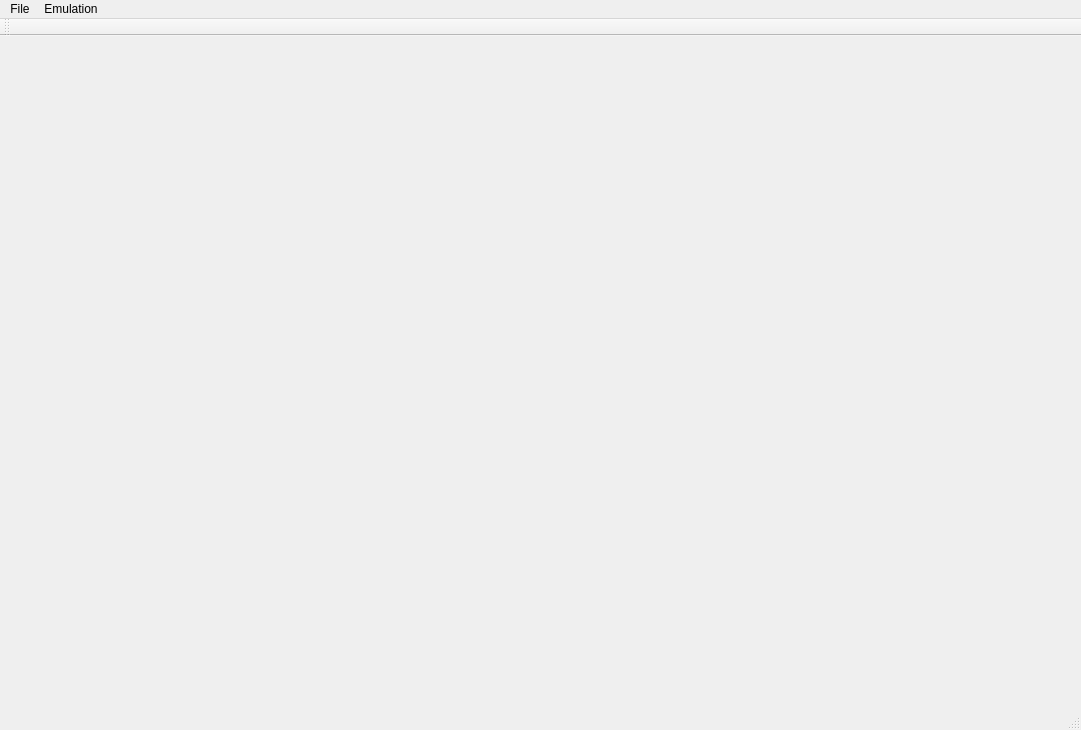
<?xml version="1.0" encoding="UTF-8"?>
<ui version="4.0">
 <class>MainWindow</class>
 <widget class="QMainWindow" name="MainWindow">
  <property name="geometry">
   <rect>
    <x>0</x>
    <y>0</y>
    <width>1081</width>
    <height>730</height>
   </rect>
  </property>
  <property name="windowTitle">
   <string>Citra_new</string>
  </property>
  <property name="dockNestingEnabled">
   <bool>true</bool>
  </property>
  <widget class="QWidget" name="centralWidget">
   <widget class="QWidget" name="horizontalLayoutWidget">
    <property name="geometry">
     <rect>
      <x>19</x>
      <y>10</y>
      <width>771</width>
      <height>441</height>
     </rect>
    </property>
    <layout class="QHBoxLayout" name="horizontalLayout"/>
   </widget>
  </widget>
  <widget class="QMenuBar" name="menuBar">
   <property name="geometry">
    <rect>
     <x>0</x>
     <y>0</y>
     <width>1081</width>
     <height>25</height>
    </rect>
   </property>
   <widget class="QMenu" name="menu_File">
    <property name="title">
     <string>File</string>
    </property>
    <widget class="QMenu" name="menu_recent_files">
     <property name="title">
      <string>Recent Files</string>
     </property>
    </widget>
    <addaction name="action_Load_File"/>
    <addaction name="separator"/>
    <addaction name="menu_recent_files"/>
    <addaction name="action_Exit"/>
   </widget>
   <widget class="QMenu" name="menuEmula">
    <property name="title">
     <string>Emulation</string>
    </property>
   </widget>
   <addaction name="menu_File"/>
   <addaction name="menuEmula"/>
  </widget>
  <widget class="QToolBar" name="mainToolBar">
   <attribute name="toolBarArea">
    <enum>TopToolBarArea</enum>
   </attribute>
   <attribute name="toolBarBreak">
    <bool>false</bool>
   </attribute>
  </widget>
  <widget class="QStatusBar" name="statusBar"/>
  <action name="action_Load_File">
   <property name="text">
    <string>Load File...</string>
   </property>
  </action>
  <action name="action_Exit">
   <property name="text">
    <string>Exit</string>
   </property>
  </action>
 </widget>
 <layoutdefault spacing="6" margin="11"/>
 <resources/>
 <connections>
  <connection>
   <sender>action_Exit</sender>
   <signal>triggered()</signal>
   <receiver>MainWindow</receiver>
   <slot>close()</slot>
   <hints>
    <hint type="sourcelabel">
     <x>-1</x>
     <y>-1</y>
    </hint>
    <hint type="destinationlabel">
     <x>540</x>
     <y>364</y>
    </hint>
   </hints>
  </connection>
 </connections>
</ui>
